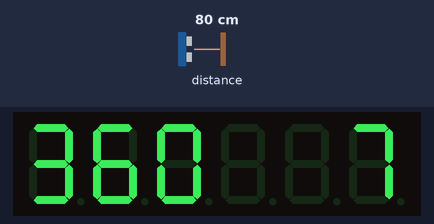
Bench run of a program on a simulated ATmega8, built with avr-gcc and emulated at 1.2 MHz. Shown: 6-digit seven-segment display. Wiring (inferred from the names in the program): TM1637 display: clock PB1; DIO PB0; VL53L0X range finder at I2C address 0x29. Inputs (shaded band) come from the test bench; at power-on: distance to the obstacle 80 cm.

Above: at 1.2 s.
1.3 s: distance to the obstacle set to 2 cm
At 1.9 s:
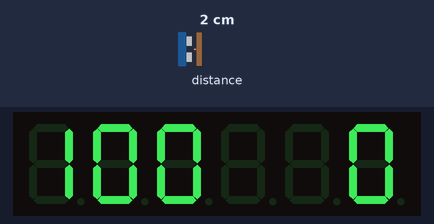
2.8 s: distance to the obstacle set to 4 cm
At 3.2 s:
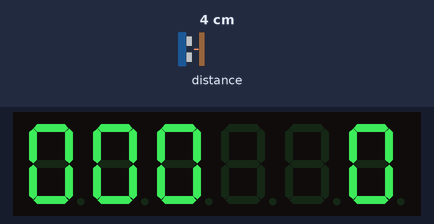
4.3 s: distance to the obstacle set to 9 cm
At 5.6 s:
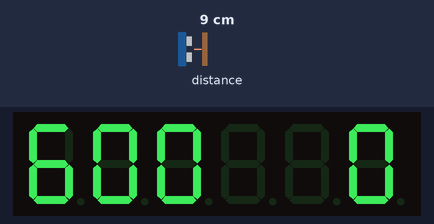
Timing chart, 0 to 7.3 s (numbered marks = the images above; inputs shaded):
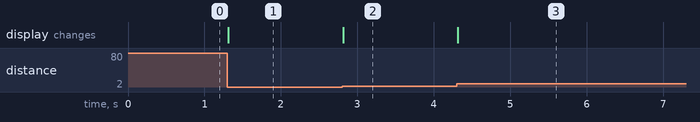

The program:

main.cpp
```cpp
/*
 * VL53l0x_2.0.cpp
 *
 * Created: 20.03.2021 23:46:09
 * Author : olimp
 */

#define F_CPU 1200000UL
#include <avr/interrupt.h>
#include <util/delay.h>
#include <avr/io.h>
#include "TM1637.cpp"


void I2C_init(void){
	TWSR=(0<<TWPS1)|(0<<TWPS0);
	TWBR=0x20; //
}


void I2C_Start(void){
	TWCR=(1<<TWINT)|(1<<TWSTA)|(1<<TWEN);
	while (!(TWCR&(1<<TWINT))){;}
}


void I2C_Stop(void){
	TWCR=(1<<TWINT)|(1<<TWSTO)|(1<<TWEN);
}


void I2C_SendByte(unsigned char c){
	TWDR=c;
	TWCR=(1<<TWINT)|(1<<TWEN);
	while (!(TWCR&(1<<TWINT))){;}
}


void I2C_SendByteAdres(unsigned char c, unsigned char addr )
{
	I2C_Start();
	I2C_SendByte(addr);
	I2C_SendByte(c);
	I2C_Stop();
}


unsigned char I2C_ReadByte(void){
	TWCR=(1<<TWINT)|(1<<TWEN)|(1<<TWEA);
	while (!(TWCR&(1<<TWINT))){;}
	return TWDR;
}


unsigned char I2C_ReadLastByte(void){
	TWCR=(1<<TWINT)|(1<<TWEN);
	while (!(TWCR&(1<<TWINT))){;}
	return TWDR;
}


void print(unsigned int value){
	indication(value);
	_delay_ms(2000);
}
// Функция для преобразования показаний датчика VL53L0x в миллиметры
unsigned int VL53L0x_result_mm(uint8_t data[]){
	unsigned int result = 0;
	if (data[0] == 0){
		if (data[1] == 20){
			result = 10;
		}
		if(data[1] >= 50){
			result = data[1] - 30;
		}
	}
	else{
		result += 200 * data[0];// register #30
		result += data[1];// register #31
	}
	return result;
}

uint8_t Abs(uint8_t val_1, uint8_t val_2){
	return val_1 >= val_2?val_1 - val_2:val_2 - val_1;
	};

int main(void)
{
	// массив с данными измерений
	uint8_t data[2];
	uint8_t new_data = 0;

	I2C_init();
    while (1)
    {
		I2C_Start();
		// VL53l0x i2c to write
		I2C_SendByte(0x52);
		// VL53l0x register 0x0 in condition 01 ~ START Measurement
		I2C_SendByte(0x0);
		I2C_SendByte(0x1);
		I2C_Stop();
		//repeat Start i2c
		I2C_Start();
		// VL53l0x i2c to write adress of register containing result
		I2C_SendByte(0x52);
		I2C_SendByte(30);

		I2C_Start();
	    	// Send 0x53 - start reading mode for VL53L0x
		I2C_SendByte(0x53);
		// Reading 2 bytes with measurement data
		data[0] = I2C_ReadByte();
		new_data = I2C_ReadLastByte();
	    	// При изменении показаний на очередной итерации измерений более чем на 5 миллиметров
		if (Abs(data[1], new_data) > 5){
			data[1] = new_data;
		}
	    	// Вывод данных на 4-х разрядный 7-сегментый индикатор на драйвере TM 1637 через функцию специальной библиотеки
		indication(VL53L0x_result_mm(data));
	    	I2C_Stop();
	}
}
```

TM1637.cpp
```cpp
#include "main.h"
#include "TM1637.h"


uint8_t digits[] =
{
	0x3f, 0x06, 0x5b, 0x4f, 0x66, 0x6d, 0x7d, 0x07, 0x7f, 0x6f
};


void indication(int n)
{
	int n1, n2, n3, n4;
	n1 = (int) n % 10;
	n2 = (int) ((n % 100)-n1)/10;
	n3 = (int) ((n % 1000) - n2 - n1) / 100;
	n4 = (int) ((n % 10000) - n3 - n2 - n1) / 1000;
	write(digits[n4], digits[n3], digits[n2], digits[n1]);
}


void write(uint8_t first, uint8_t second, uint8_t third, uint8_t fourth)
{
	start();
	writeValue(SetBright); // ÿðêîñòü, íàñòðàèâàåòñÿ â main.h
	start();
	writeValue(0x40); // ïèñàòü â ðåãèñòðû äèñïëåÿ
	stop();
	start();
	writeValue(0xc0); // âûâîä ñ 1-ãî ðàçðÿäà.
	writeValue(first);
	writeValue(second);
	writeValue(third);
	writeValue(fourth);
	stop();
}

void start(void)
{
	DDRB|=(1<<_CLK);
	DDRB|=(1<<_DIO);
	PORTB |= (1<<_CLK);
	PORTB |= (1<<_DIO);
	_delay_us(5);
	PORTB &=~ (1<<_DIO);
	PORTB &=~ (1<<_CLK);
	_delay_us(5);
}

void stop(void)
{
	DDRB|=(1<<_CLK);
	DDRB|=(1<<_DIO);
	PORTB &=~ (1<<_CLK);
	PORTB &=~ (1<<_DIO);
	_delay_us(5);
	PORTB |= (1<<_CLK);
	PORTB |= (1<<_DIO);
	_delay_us(5);
}


void writeValue(uint8_t value)
{
	for(uint8_t i = 0; i < 8; i++)
	{
		PORTB &=~ (1<<_CLK);
		_delay_us(5);
		bool not_null = ((value & (1 << i)) >> i);
		if(not_null)
		PORTB |= (1<<_DIO);
		else
		PORTB &=~ (1<<_DIO);
		_delay_us(5);
		PORTB |= (1<<_CLK);
		_delay_us(5);
	}
	PORTB &=~ (1<<_CLK);
	_delay_us(5);
	PORTB |= (1<<_CLK);
	_delay_us(5);
}
```

TM1637.h
```cpp
#ifndef TM1637_H_
#define TM1637_H_

//------------- íàñòðîéêà ïîäêëþ÷åíèÿ èíäèêàòîðà, íîæêè  PB0 è PB1 (äëÿ èçìåíåíèÿ ïîðòà ìåíÿòü â êîäå ôóíêöèé)----------
#define _CLK 1
#define _DIO 0
//------------------------------------------------------------------


//------------- ÿðêîñòü ñâå÷åíèÿ èíäèêàòîðà ----------
#define Bright0 0x88
#define Bright1 0x89
#define Bright2 0x8A
#define Bright3 0x8B
#define Bright4 0x8C
#define Bright5 0x8D
#define Bright6 0x8E
#define Bright7 0x8F
#define SetBright Bright1 //ñþäà ïðîïèñàòü ÿðêîñòü îò 0 äî 7
//------------------------------------------------------------------


void delay_us(uint16_t us);
void delay_ms(uint16_t ms);
void indication(int n);
void write(uint8_t first, uint8_t second, uint8_t third, uint8_t fourth);
void start(void);
void stop(void);
void writeValue(uint8_t value);


#endif /* TM1637_H_ */
```

main.h
```cpp
#ifndef MAIN_H_
#define MAIN_H_

#define F_CPU 1200000UL

#include <avr/io.h>
#include <avr/interrupt.h>
#include <util/delay.h>

#endif /* MAIN_H_ */
```

Measured:
- after the input at 1.3 s, the display: changes at once (image 1)
- after the input at 2.8 s, the display: changes at once (image 2)
- after the input at 4.3 s, the display: changes at once (image 3)
